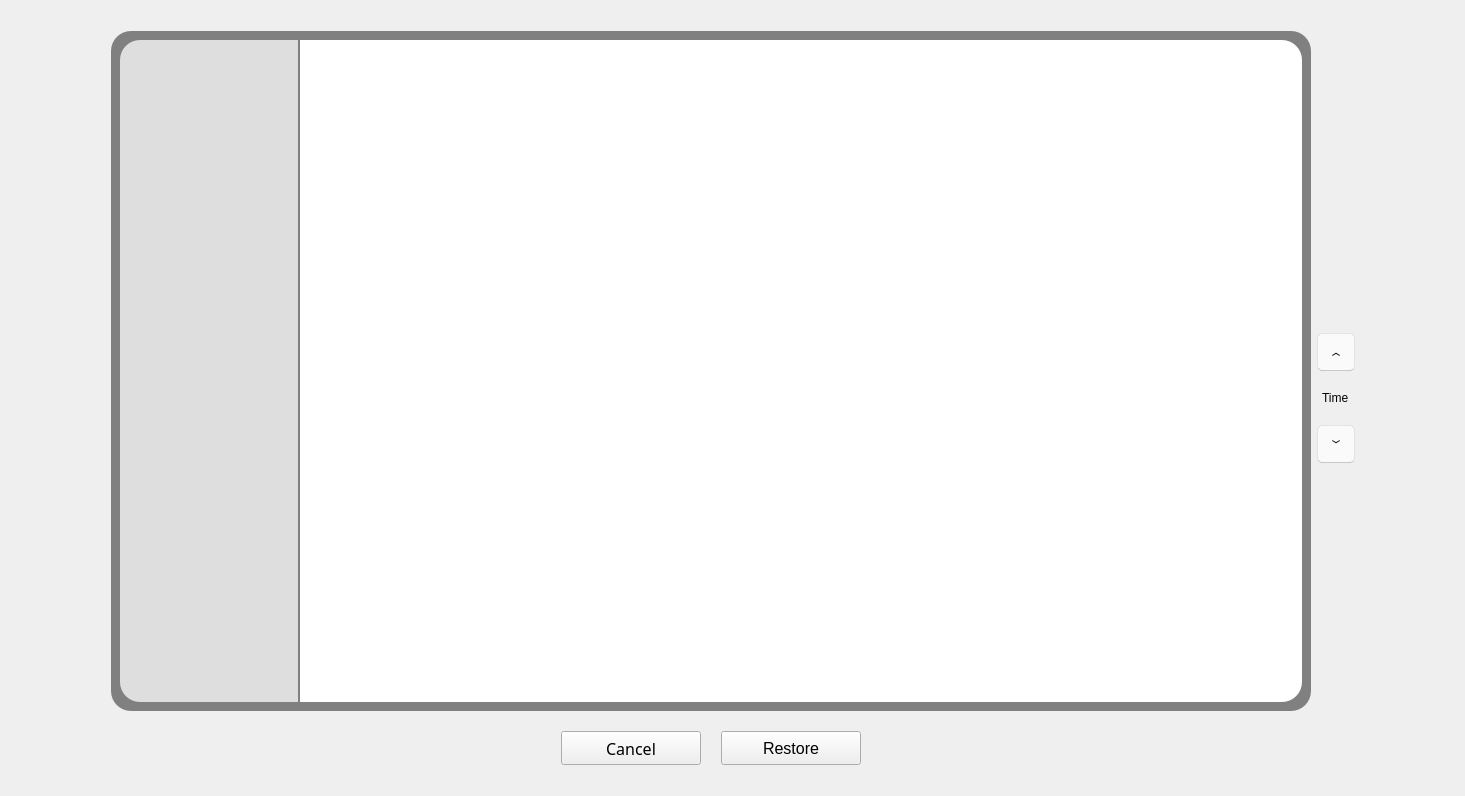
<?xml version="1.0" encoding="UTF-8"?>
<ui version="4.0">
 <class>MainWindow</class>
 <widget class="QMainWindow" name="MainWindow">
  <property name="geometry">
   <rect>
    <x>0</x>
    <y>0</y>
    <width>1465</width>
    <height>796</height>
   </rect>
  </property>
  <property name="windowTitle">
   <string>MainWindow</string>
  </property>
  <widget class="QWidget" name="centralwidget">
   <property name="sizePolicy">
    <sizepolicy hsizetype="Preferred" vsizetype="Preferred">
     <horstretch>0</horstretch>
     <verstretch>0</verstretch>
    </sizepolicy>
   </property>
   <property name="styleSheet">
    <string notr="true"/>
   </property>
   <layout class="QHBoxLayout" name="horizontalLayout">
    <item>
     <spacer name="horizontalSpacer_4">
      <property name="orientation">
       <enum>Qt::Horizontal</enum>
      </property>
      <property name="sizeHint" stdset="0">
       <size>
        <width>40</width>
        <height>20</height>
       </size>
      </property>
     </spacer>
    </item>
    <item>
     <layout class="QVBoxLayout" name="verticalLayout">
      <property name="spacing">
       <number>20</number>
      </property>
      <item>
       <spacer name="verticalSpacer_2">
        <property name="orientation">
         <enum>Qt::Vertical</enum>
        </property>
        <property name="sizeHint" stdset="0">
         <size>
          <width>20</width>
          <height>40</height>
         </size>
        </property>
       </spacer>
      </item>
      <item alignment="Qt::AlignHCenter|Qt::AlignVCenter">
       <widget class="QWidget" name="widget" native="true">
        <property name="minimumSize">
         <size>
          <width>1200</width>
          <height>680</height>
         </size>
        </property>
        <property name="maximumSize">
         <size>
          <width>800</width>
          <height>550</height>
         </size>
        </property>
        <property name="styleSheet">
         <string notr="true">background-color:gray;
border-radius:20px;</string>
        </property>
        <layout class="QHBoxLayout" name="horizontalLayout_5">
         <item>
          <layout class="QHBoxLayout" name="horizontalLayout_4" stretch="0,1">
           <property name="spacing">
            <number>0</number>
           </property>
           <property name="leftMargin">
            <number>0</number>
           </property>
           <property name="topMargin">
            <number>0</number>
           </property>
           <property name="rightMargin">
            <number>0</number>
           </property>
           <property name="bottomMargin">
            <number>0</number>
           </property>
           <item alignment="Qt::AlignHCenter">
            <widget class="QWidget" name="widget_3" native="true">
             <property name="minimumSize">
              <size>
               <width>180</width>
               <height>0</height>
              </size>
             </property>
             <property name="maximumSize">
              <size>
               <width>180</width>
               <height>16777215</height>
              </size>
             </property>
             <property name="styleSheet">
              <string notr="true">background-color: rgb(222, 222, 222);

border-top-left-radius: 20px 20px;
border-top-right-radius: 0px 0px;
border-bottom-right-radius: 0px 0px;
border-bottom-left-radius: 20px 20px;

border-right: 2px solid gray;</string>
             </property>
             <layout class="QVBoxLayout" name="verticalLayout_10">
              <item>
               <layout class="QVBoxLayout" name="folders_layout"/>
              </item>
             </layout>
            </widget>
           </item>
           <item>
            <widget class="QWidget" name="widget_2" native="true">
             <property name="styleSheet">
              <string notr="true">background-color: white;

border-top-right-radius: 20px 20px;
border-top-left-radius: 0px 0px;
border-bottom-right-radius: 20px 20px;
border-bottom-left-radius: 0px 0px;</string>
             </property>
             <layout class="QGridLayout" name="gridLayout_7">
              <item row="0" column="0">
               <widget class="QScrollArea" name="scrollArea">
                <property name="widgetResizable">
                 <bool>true</bool>
                </property>
                <widget class="QWidget" name="results_scroll_grid">
                 <property name="geometry">
                  <rect>
                   <x>0</x>
                   <y>0</y>
                   <width>982</width>
                   <height>642</height>
                  </rect>
                 </property>
                 <layout class="QGridLayout" name="gridLayout_2">
                  <item row="0" column="0">
                   <layout class="QGridLayout" name="results_layout_grid"/>
                  </item>
                 </layout>
                </widget>
               </widget>
              </item>
             </layout>
            </widget>
           </item>
          </layout>
         </item>
        </layout>
       </widget>
      </item>
      <item>
       <layout class="QHBoxLayout" name="horizontalLayout_2">
        <property name="spacing">
         <number>20</number>
        </property>
        <item>
         <spacer name="horizontalSpacer">
          <property name="orientation">
           <enum>Qt::Horizontal</enum>
          </property>
          <property name="sizeHint" stdset="0">
           <size>
            <width>40</width>
            <height>20</height>
           </size>
          </property>
         </spacer>
        </item>
        <item>
         <widget class="QPushButton" name="pushButton_2">
          <property name="sizePolicy">
           <sizepolicy hsizetype="Fixed" vsizetype="Fixed">
            <horstretch>0</horstretch>
            <verstretch>0</verstretch>
           </sizepolicy>
          </property>
          <property name="minimumSize">
           <size>
            <width>140</width>
            <height>34</height>
           </size>
          </property>
          <property name="maximumSize">
           <size>
            <width>140</width>
            <height>34</height>
           </size>
          </property>
          <property name="font">
           <font>
            <family>Open Sans Medium</family>
            <pointsize>12</pointsize>
            <bold>false</bold>
           </font>
          </property>
          <property name="styleSheet">
           <string notr="true">PushButton, ToolButton, ToggleButton, ToggleToolButton {
    color: black;
    background: rgba(255, 255, 255, 0.7);
    border: 1px solid rgba(0, 0, 0, 0.073);
    border-bottom: 1px solid rgba(0, 0, 0, 0.183);
    border-radius: 5px;
    /* font: 14px 'Segoe UI', 'Microsoft YaHei'; */
    padding: 5px 12px 6px 12px;
    outline: none;
}</string>
          </property>
          <property name="text">
           <string>   Cancel   </string>
          </property>
         </widget>
        </item>
        <item>
         <widget class="QPushButton" name="btn_restore">
          <property name="sizePolicy">
           <sizepolicy hsizetype="Fixed" vsizetype="Fixed">
            <horstretch>0</horstretch>
            <verstretch>0</verstretch>
           </sizepolicy>
          </property>
          <property name="minimumSize">
           <size>
            <width>140</width>
            <height>34</height>
           </size>
          </property>
          <property name="maximumSize">
           <size>
            <width>140</width>
            <height>34</height>
           </size>
          </property>
          <property name="font">
           <font>
            <pointsize>12</pointsize>
           </font>
          </property>
          <property name="styleSheet">
           <string notr="true">PushButton, ToolButton, ToggleButton, ToggleToolButton {
    color: black;
    background: rgba(255, 255, 255, 0.7);
    border: 1px solid rgba(0, 0, 0, 0.073);
    border-bottom: 1px solid rgba(0, 0, 0, 0.183);
    border-radius: 5px;
    /* font: 14px 'Segoe UI', 'Microsoft YaHei'; */
    padding: 5px 12px 6px 12px;
    outline: none;
}</string>
          </property>
          <property name="text">
           <string>   Restore   </string>
          </property>
         </widget>
        </item>
        <item>
         <spacer name="horizontalSpacer_2">
          <property name="orientation">
           <enum>Qt::Horizontal</enum>
          </property>
          <property name="sizeHint" stdset="0">
           <size>
            <width>40</width>
            <height>20</height>
           </size>
          </property>
         </spacer>
        </item>
       </layout>
      </item>
      <item>
       <spacer name="verticalSpacer">
        <property name="orientation">
         <enum>Qt::Vertical</enum>
        </property>
        <property name="sizeHint" stdset="0">
         <size>
          <width>20</width>
          <height>40</height>
         </size>
        </property>
       </spacer>
      </item>
     </layout>
    </item>
    <item>
     <layout class="QVBoxLayout" name="verticalLayout_4">
      <property name="spacing">
       <number>20</number>
      </property>
      <item>
       <spacer name="verticalSpacer_4">
        <property name="orientation">
         <enum>Qt::Vertical</enum>
        </property>
        <property name="sizeHint" stdset="0">
         <size>
          <width>20</width>
          <height>40</height>
         </size>
        </property>
       </spacer>
      </item>
      <item alignment="Qt::AlignHCenter|Qt::AlignVCenter">
       <widget class="QPushButton" name="btn_up">
        <property name="minimumSize">
         <size>
          <width>38</width>
          <height>38</height>
         </size>
        </property>
        <property name="maximumSize">
         <size>
          <width>38</width>
          <height>38</height>
         </size>
        </property>
        <property name="font">
         <font>
          <pointsize>-1</pointsize>
          <bold>true</bold>
          <underline>false</underline>
          <strikeout>false</strikeout>
         </font>
        </property>
        <property name="styleSheet">
         <string notr="true">QPushButton
 {
	color: black;
	background: rgba(255, 255, 255, 0.7);
	border: 1px solid rgba(0, 0, 0, 0.073);
	border-bottom: 1px solid rgba(0, 0, 0, 0.183);
	border-radius: 5px;
	padding: 5px 12px 6px 12px;
	outline: none;
	font-size: 8px;
}
                    
 QPushButton:hover 
{
	font-size: 12px;
	background: rgba(249, 249, 249, 0.5);
}
 QPushButton:disabled 
 {
	color: rgba(0, 0, 0, 0.36);
    background: rgba(249, 249, 249, 0.3);
    border: 1px solid rgba(0, 0, 0, 0.06);
    border-bottom: 1px solid rgba(0, 0, 0, 0.06);
 }
 QPushButton:pressed 
 {
    color: rgba(0, 0, 0, 0.63);
    background: rgba(249, 249, 249, 0.3);
    border-bottom: 1px solid rgba(0, 0, 0, 0.073);
 }</string>
        </property>
        <property name="text">
         <string>︿</string>
        </property>
       </widget>
      </item>
      <item alignment="Qt::AlignHCenter|Qt::AlignVCenter">
       <widget class="QLabel" name="label_gray_time">
        <property name="styleSheet">
         <string notr="true"/>
        </property>
        <property name="text">
         <string>Time</string>
        </property>
       </widget>
      </item>
      <item alignment="Qt::AlignHCenter|Qt::AlignVCenter">
       <widget class="QPushButton" name="btn_down">
        <property name="minimumSize">
         <size>
          <width>38</width>
          <height>38</height>
         </size>
        </property>
        <property name="maximumSize">
         <size>
          <width>38</width>
          <height>38</height>
         </size>
        </property>
        <property name="font">
         <font>
          <pointsize>-1</pointsize>
          <bold>true</bold>
         </font>
        </property>
        <property name="styleSheet">
         <string notr="true">QPushButton
 {
	color: black;
	background: rgba(255, 255, 255, 0.7);
	border: 1px solid rgba(0, 0, 0, 0.073);
	border-bottom: 1px solid rgba(0, 0, 0, 0.183);
	border-radius: 5px;
	padding: 5px 12px 6px 12px;
	outline: none;
	font-size: 8px;
}
                    
 QPushButton:hover 
{
	font-size: 12px;
	background: rgba(249, 249, 249, 0.5);
}
 QPushButton:disabled 
 {
	color: rgba(0, 0, 0, 0.36);
    background: rgba(249, 249, 249, 0.3);
    border: 1px solid rgba(0, 0, 0, 0.06);
    border-bottom: 1px solid rgba(0, 0, 0, 0.06);
 }
 QPushButton:pressed 
 {
    color: rgba(0, 0, 0, 0.63);
    background: rgba(249, 249, 249, 0.3);
    border-bottom: 1px solid rgba(0, 0, 0, 0.073);
 }</string>
        </property>
        <property name="text">
         <string>﹀</string>
        </property>
       </widget>
      </item>
      <item>
       <spacer name="verticalSpacer_3">
        <property name="orientation">
         <enum>Qt::Vertical</enum>
        </property>
        <property name="sizeHint" stdset="0">
         <size>
          <width>20</width>
          <height>40</height>
         </size>
        </property>
       </spacer>
      </item>
     </layout>
    </item>
    <item>
     <spacer name="horizontalSpacer_3">
      <property name="orientation">
       <enum>Qt::Horizontal</enum>
      </property>
      <property name="sizeHint" stdset="0">
       <size>
        <width>40</width>
        <height>20</height>
       </size>
      </property>
     </spacer>
    </item>
    <item>
     <layout class="QVBoxLayout" name="dates_layout">
      <property name="spacing">
       <number>20</number>
      </property>
     </layout>
    </item>
   </layout>
  </widget>
 </widget>
 <resources/>
 <connections>
  <connection>
   <sender>pushButton_2</sender>
   <signal>clicked()</signal>
   <receiver>MainWindow</receiver>
   <slot>close()</slot>
   <hints>
    <hint type="sourcelabel">
     <x>479</x>
     <y>754</y>
    </hint>
    <hint type="destinationlabel">
     <x>451</x>
     <y>759</y>
    </hint>
   </hints>
  </connection>
 </connections>
</ui>
